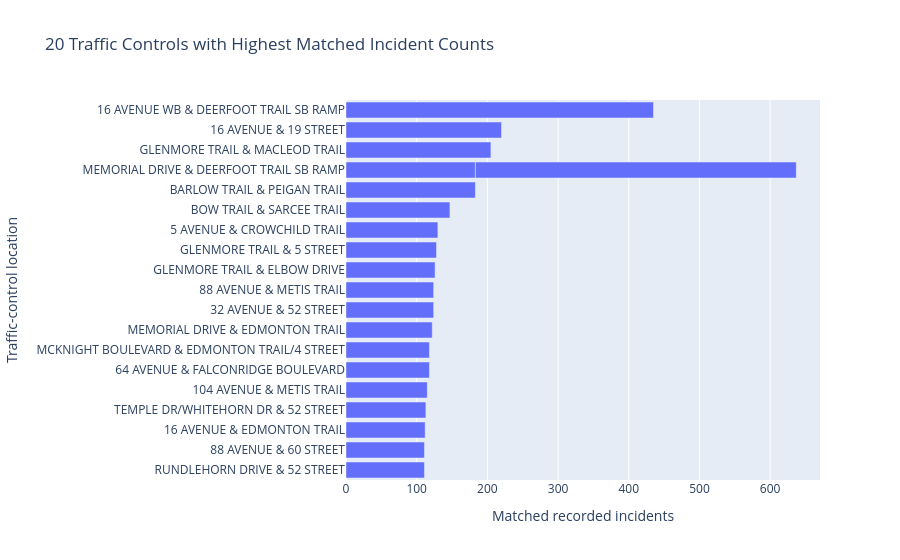

The notebook cell saved with this chart:
### Code cell
# Plot the 20 controls with the most matched incidents.
top_controls = (
    traffic_control_summary
    .head(20)
    .copy()
)

fig = px.bar(
    top_controls.sort_values("matched_incident_count"),
    x="matched_incident_count",
    y="intersection_name",
    orientation="h",
    title="20 Traffic Controls with Highest Matched Incident Counts",
    labels={
        "matched_incident_count": "Matched recorded incidents",
        "intersection_name": "Traffic-control location",
    },
)

fig.show()

### Figure 1 — Plotly figure (JSON) as saved in the notebook; plotly's stock layout.template omitted (floating-point values rounded to 4 significant figures)
{"data": [{"hovertemplate": "Matched recorded incidents=%{x}<br>Traffic-control location=%{y}<extra></extra>", "legendgroup": "", "marker": {"color": "#636efa", "pattern": {"shape": ""}}, "name": "", "orientation": "h", "showlegend": false, "textposition": "auto", "type": "bar", "x": [111, 111, 112, 113, 115, 118, 118, 122, 124, 124, 126, 128, 130, 147, 183, 183, 205, 220, 435, 454], "xaxis": "x", "y": ["RUNDLEHORN DRIVE & 52 STREET", "88 AVENUE & 60 STREET", "16 AVENUE & EDMONTON TRAIL", "TEMPLE DR/WHITEHORN DR & 52 STREET", "104 AVENUE & METIS TRAIL", "64 AVENUE & FALCONRIDGE BOULEVARD", "MCKNIGHT BOULEVARD & EDMONTON TRAIL/4 STREET", "MEMORIAL DRIVE & EDMONTON TRAIL", "32 AVENUE & 52 STREET", "88 AVENUE & METIS TRAIL", "GLENMORE TRAIL & ELBOW DRIVE", "GLENMORE TRAIL & 5 STREET", "5 AVENUE & CROWCHILD TRAIL", "BOW TRAIL & SARCEE TRAIL", "BARLOW TRAIL & PEIGAN TRAIL", "MEMORIAL DRIVE & DEERFOOT TRAIL SB RAMP", "GLENMORE TRAIL & MACLEOD TRAIL", "16 AVENUE & 19 STREET", "16 AVENUE WB & DEERFOOT TRAIL SB RAMP", "MEMORIAL DRIVE & DEERFOOT TRAIL SB RAMP"], "yaxis": "y"}], "layout": {"barmode": "relative", "legend": {"tracegroupgap": 0}, "title": {"text": "20 Traffic Controls with Highest Matched Incident Counts"}, "xaxis": {"anchor": "y", "domain": [0, 1], "title": {"text": "Matched recorded incidents"}}, "yaxis": {"anchor": "x", "domain": [0, 1], "title": {"text": "Traffic-control location"}}}}
